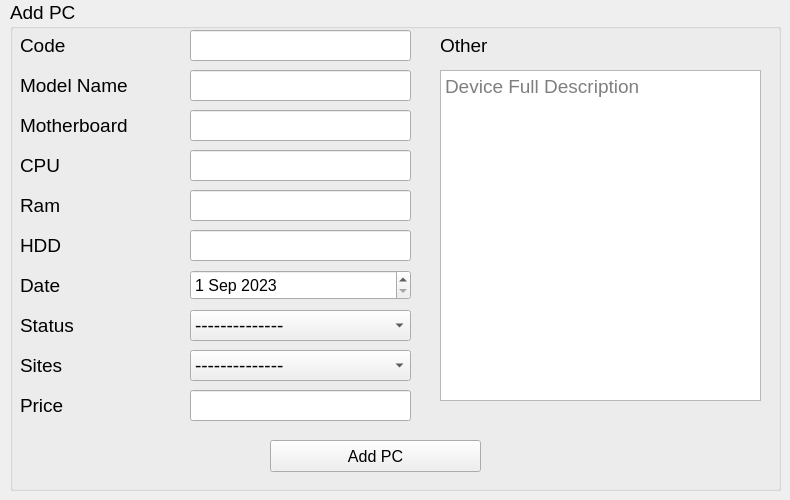
                  <widget class="QWidget" name="tab_22">
                   <attribute name="title">
                    <string>PC</string>
                   </attribute>
                   <widget class="QGroupBox" name="groupBox_57">
                    <property name="geometry">
                     <rect>
                      <x>10</x>
                      <y>0</y>
                      <width>771</width>
                      <height>491</height>
                     </rect>
                    </property>
                    <property name="font">
                     <font>
                      <family>Segoe UI</family>
                      <pointsize>14</pointsize>
                     </font>
                    </property>
                    <property name="title">
                     <string>Add PC</string>
                    </property>
                    <widget class="QLabel" name="label_72">
                     <property name="geometry">
                      <rect>
                       <x>10</x>
                       <y>30</y>
                       <width>121</width>
                       <height>31</height>
                      </rect>
                     </property>
                     <property name="font">
                      <font>
                       <family>Segoe UI</family>
                       <pointsize>14</pointsize>
                      </font>
                     </property>
                     <property name="text">
                      <string>Code</string>
                     </property>
                    </widget>
                    <widget class="QLabel" name="label_83">
                     <property name="geometry">
                      <rect>
                       <x>10</x>
                       <y>70</y>
                       <width>151</width>
                       <height>31</height>
                      </rect>
                     </property>
                     <property name="font">
                      <font>
                       <family>Segoe UI</family>
                       <pointsize>14</pointsize>
                      </font>
                     </property>
                     <property name="text">
                      <string>Model Name</string>
                     </property>
                    </widget>
                    <widget class="QLineEdit" name="lineEdit_75">
                     <property name="geometry">
                      <rect>
                       <x>180</x>
                       <y>30</y>
                       <width>221</width>
                       <height>31</height>
                      </rect>
                     </property>
                     <property name="font">
                      <font>
                       <family>Segoe UI</family>
                       <pointsize>14</pointsize>
                      </font>
                     </property>
                    </widget>
                    <widget class="QLabel" name="label_98">
                     <property name="geometry">
                      <rect>
                       <x>10</x>
                       <y>310</y>
                       <width>121</width>
                       <height>31</height>
                      </rect>
                     </property>
                     <property name="font">
                      <font>
                       <family>Segoe UI</family>
                       <pointsize>14</pointsize>
                      </font>
                     </property>
                     <property name="text">
                      <string>Status</string>
                     </property>
                    </widget>
                    <widget class="QLabel" name="label_99">
                     <property name="geometry">
                      <rect>
                       <x>10</x>
                       <y>350</y>
                       <width>181</width>
                       <height>31</height>
                      </rect>
                     </property>
                     <property name="font">
                      <font>
                       <family>Segoe UI</family>
                       <pointsize>14</pointsize>
                      </font>
                     </property>
                     <property name="text">
                      <string>Sites</string>
                     </property>
                    </widget>
                    <widget class="QPushButton" name="pushButton_82">
                     <property name="enabled">
                      <bool>true</bool>
                     </property>
                     <property name="geometry">
                      <rect>
                       <x>260</x>
                       <y>440</y>
                       <width>211</width>
                       <height>32</height>
                      </rect>
                     </property>
                     <property name="font">
                      <font>
                       <pointsize>12</pointsize>
                      </font>
                     </property>
                     <property name="text">
                      <string>Add PC</string>
                     </property>
                    </widget>
                    <widget class="QLabel" name="label_108">
                     <property name="geometry">
                      <rect>
                       <x>10</x>
                       <y>390</y>
                       <width>91</width>
                       <height>31</height>
                      </rect>
                     </property>
                     <property name="font">
                      <font>
                       <family>Segoe UI</family>
                       <pointsize>14</pointsize>
                      </font>
                     </property>
                     <property name="text">
                      <string>Price</string>
                     </property>
                    </widget>
                    <widget class="QLabel" name="label_109">
                     <property name="geometry">
                      <rect>
                       <x>430</x>
                       <y>30</y>
                       <width>111</width>
                       <height>31</height>
                      </rect>
                     </property>
                     <property name="font">
                      <font>
                       <family>Segoe UI</family>
                       <pointsize>14</pointsize>
                      </font>
                     </property>
                     <property name="text">
                      <string>Other</string>
                     </property>
                    </widget>
                    <widget class="QLineEdit" name="lineEdit_76">
                     <property name="geometry">
                      <rect>
                       <x>180</x>
                       <y>70</y>
                       <width>221</width>
                       <height>31</height>
                      </rect>
                     </property>
                     <property name="font">
                      <font>
                       <family>Segoe UI</family>
                       <pointsize>14</pointsize>
                      </font>
                     </property>
                    </widget>
                    <widget class="QLineEdit" name="lineEdit_77">
                     <property name="geometry">
                      <rect>
                       <x>180</x>
                       <y>390</y>
                       <width>221</width>
                       <height>31</height>
                      </rect>
                     </property>
                     <property name="font">
                      <font>
                       <family>Segoe UI</family>
                       <pointsize>14</pointsize>
                      </font>
                     </property>
                    </widget>
                    <widget class="QComboBox" name="comboBox_36">
                     <property name="geometry">
                      <rect>
                       <x>180</x>
                       <y>310</y>
                       <width>221</width>
                       <height>31</height>
                      </rect>
                     </property>
                     <property name="font">
                      <font>
                       <pointsize>14</pointsize>
                      </font>
                     </property>
                     <item>
                      <property name="text">
                       <string>--------------</string>
                      </property>
                     </item>
                     <item>
                      <property name="text">
                       <string>New</string>
                      </property>
                     </item>
                     <item>
                      <property name="text">
                       <string>Used</string>
                      </property>
                     </item>
                     <item>
                      <property name="text">
                       <string>Damaged</string>
                      </property>
                     </item>
                    </widget>
                    <widget class="QTextEdit" name="textEdit_8">
                     <property name="geometry">
                      <rect>
                       <x>430</x>
                       <y>70</y>
                       <width>321</width>
                       <height>331</height>
                      </rect>
                     </property>
                     <property name="font">
                      <font>
                       <pointsize>14</pointsize>
                      </font>
                     </property>
                     <property name="placeholderText">
                      <string>Device Full Description</string>
                     </property>
                    </widget>
                    <widget class="QComboBox" name="comboBox_37">
                     <property name="geometry">
                      <rect>
                       <x>180</x>
                       <y>350</y>
                       <width>221</width>
                       <height>31</height>
                      </rect>
                     </property>
                     <property name="font">
                      <font>
                       <pointsize>14</pointsize>
                      </font>
                     </property>
                     <item>
                      <property name="text">
                       <string>--------------</string>
                      </property>
                     </item>
                    </widget>
                    <widget class="QLabel" name="label_75">
                     <property name="geometry">
                      <rect>
                       <x>10</x>
                       <y>110</y>
                       <width>121</width>
                       <height>31</height>
                      </rect>
                     </property>
                     <property name="font">
                      <font>
                       <family>Segoe UI</family>
                       <pointsize>14</pointsize>
                      </font>
                     </property>
                     <property name="text">
                      <string>Motherboard</string>
                     </property>
                    </widget>
                    <widget class="QLineEdit" name="lineEdit_78">
                     <property name="geometry">
                      <rect>
                       <x>180</x>
                       <y>110</y>
                       <width>221</width>
                       <height>31</height>
                      </rect>
                     </property>
                     <property name="font">
                      <font>
                       <family>Segoe UI</family>
                       <pointsize>14</pointsize>
                      </font>
                     </property>
                    </widget>
                    <widget class="QLineEdit" name="lineEdit_79">
                     <property name="geometry">
                      <rect>
                       <x>180</x>
                       <y>150</y>
                       <width>221</width>
                       <height>31</height>
                      </rect>
                     </property>
                     <property name="font">
                      <font>
                       <family>Segoe UI</family>
                       <pointsize>14</pointsize>
                      </font>
                     </property>
                    </widget>
                    <widget class="QLabel" name="label_76">
                     <property name="geometry">
                      <rect>
                       <x>10</x>
                       <y>150</y>
                       <width>121</width>
                       <height>31</height>
                      </rect>
                     </property>
                     <property name="font">
                      <font>
                       <family>Segoe UI</family>
                       <pointsize>14</pointsize>
                      </font>
                     </property>
                     <property name="text">
                      <string>CPU</string>
                     </property>
                    </widget>
                    <widget class="QLineEdit" name="lineEdit_80">
                     <property name="geometry">
                      <rect>
                       <x>180</x>
                       <y>190</y>
                       <width>221</width>
                       <height>31</height>
                      </rect>
                     </property>
                     <property name="font">
                      <font>
                       <family>Segoe UI</family>
                       <pointsize>14</pointsize>
                      </font>
                     </property>
                    </widget>
                    <widget class="QLabel" name="label_77">
                     <property name="geometry">
                      <rect>
                       <x>10</x>
                       <y>190</y>
                       <width>121</width>
                       <height>31</height>
                      </rect>
                     </property>
                     <property name="font">
                      <font>
                       <family>Segoe UI</family>
                       <pointsize>14</pointsize>
                      </font>
                     </property>
                     <property name="text">
                      <string>Ram</string>
                     </property>
                    </widget>
                    <widget class="QLineEdit" name="lineEdit_81">
                     <property name="geometry">
                      <rect>
                       <x>180</x>
                       <y>230</y>
                       <width>221</width>
                       <height>31</height>
                      </rect>
                     </property>
                     <property name="font">
                      <font>
                       <family>Segoe UI</family>
                       <pointsize>14</pointsize>
                      </font>
                     </property>
                    </widget>
                    <widget class="QLabel" name="label_78">
                     <property name="geometry">
                      <rect>
                       <x>10</x>
                       <y>230</y>
                       <width>121</width>
                       <height>31</height>
                      </rect>
                     </property>
                     <property name="font">
                      <font>
                       <family>Segoe UI</family>
                       <pointsize>14</pointsize>
                      </font>
                     </property>
                     <property name="text">
                      <string>HDD</string>
                     </property>
                    </widget>
                    <widget class="QLabel" name="label_104">
                     <property name="geometry">
                      <rect>
                       <x>10</x>
                       <y>270</y>
                       <width>121</width>
                       <height>31</height>
                      </rect>
                     </property>
                     <property name="font">
                      <font>
                       <family>Segoe UI</family>
                       <pointsize>14</pointsize>
                      </font>
                     </property>
                     <property name="text">
                      <string>Date</string>
                     </property>
                    </widget>
                    <widget class="QDateEdit" name="dateEdit_17">
                     <property name="geometry">
                      <rect>
                       <x>180</x>
                       <y>270</y>
                       <width>221</width>
                       <height>30</height>
                      </rect>
                     </property>
                     <property name="minimumSize">
                      <size>
                       <width>52</width>
                       <height>30</height>
                      </size>
                     </property>
                     <property name="font">
                      <font>
                       <pointsize>12</pointsize>
                      </font>
                     </property>
                     <property name="dateTime">
                      <datetime>
                       <hour>0</hour>
                       <minute>0</minute>
                       <second>0</second>
                       <year>2023</year>
                       <month>9</month>
                       <day>1</day>
                      </datetime>
                     </property>
                    </widget>
                   </widget>
                  </widget>
